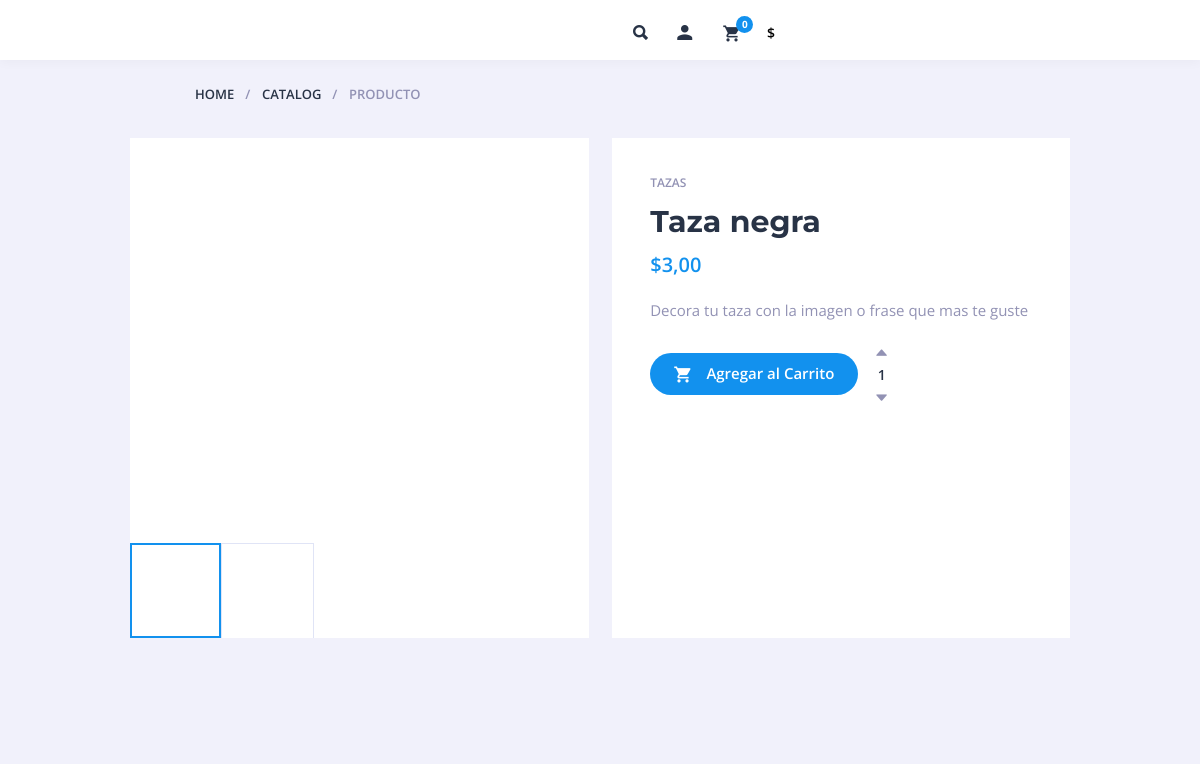
Page /producto/5 on the committed database.
### modelapp/models.py (models this page shows, shortened)
class Producto(models.Model):
    nombre = models.CharField(max_length=255)
    imagen = models.ImageField(upload_to='productos/')
    precio = models.DecimalField(max_digits=10, decimal_places=2)
    stock = models.PositiveIntegerField()
    descripcion = models.TextField()
    categoria = models.ForeignKey(Categoria, on_delete=models.CASCADE)

class Categoria(models.Model):
    nombre = models.CharField(max_length=100)
    def __str__(self):
        return self.nombre

### modelapp/views.py (the view)
# urls.py: path('producto/<int:producto_id>',views.productoDetalle,name='producto'),
def productoDetalle(request,producto_id):
    objProducto = get_object_or_404(Producto,pk=producto_id)
    context = {
        'producto':objProducto
    }
    return render(request,'producto.html',context)

### modelapp/templates/producto.html (shortened to what this page needs)
{% extends 'layout.html' %}
{% block content %}
    <ul class="b-crumbs">
        <li><a href="/">Home</a></li>
        <li><a href="/">Catalog</a></li>
        <li>Producto</li>
    </ul>
    <article>
    <div class="prod">
        <div class="prod-slider-wrap prod-slider-shown">
            <div class="flexslider prod-slider" id="prod-slider">
                <ul class="slides">
                    <li>
                        <a data-fancybox-group="prod" class="fancy-img" href="#">
                        </a>
                    </li>
                </ul>
            </div>
            <div class="flexslider prod-thumbs" id="prod-thumbs">
                <ul class="slides">
                    <li>
                    </li>
                    <li>
                    </li>
                </ul>
            </div>
        </div>
        <div class="prod-cont">
            <p class="prod-categs"><a href="#">{{producto.categoria}}</a></p>
            <h1>{{producto.nombre}}</h1>
            <div class="variations_form cart">
                <p class="prod-price">${{producto.precio}}
                </p>
                <p class="prod-excerpt">{{producto.descripcion}}
                <div class="prod-add">
                    <form action="{% url 'web:agregarCarrito' producto.id %}" method="post">
                        <button type="submit" class="button"><i class="icon ion-android-cart"></i> Agregar al Carrito</button>
                        <p class="qnt-wrap prod-li-qnt">
                            <a href="#" class="qnt-plus prod-li-plus"><i class="icon ion-arrow-up-b"></i></a>
                            <input type="text" name="cantidad" value="1">
                            <a href="#" class="qnt-minus prod-li-minus"><i class="icon ion-arrow-down-b"></i></a>
                        </p>
                    </form>
                </div>
            </div>
        </div>
    </div>
</article>
{% endblock %}

### modelapp/static/css/flexslider.css (style rules this page uses)
.slides, .slides > li, .flex-control-nav, .flex-direction-nav { margin: 0; padding: 0; list-style: none; }
.flexslider { margin: 0; padding: 0; }
.flexslider .slides > li { display: none; -webkit-backface-visibility: hidden; }
.flexslider .slides:after { content: ""; display: block; clear: both; visibility: hidden; line-height: 0; height: 0; }
.flexslider { position: relative; zoom: 1; }
.flexslider .slides { zoom: 1; }

### rows in the picture
Producto: categoria "TAZAS", nombre "Taza negra", precio "3,00", descripcion "Decora tu taza con la imagen o frase que mas te guste"

### other values in the picture
{{ request.session.cart.items|length }} "0"
